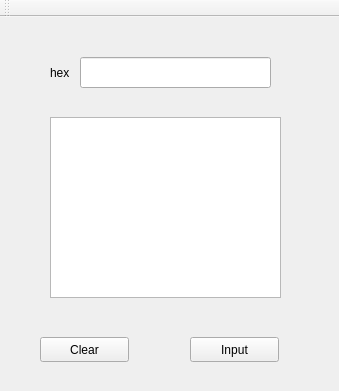
<?xml version="1.0" encoding="UTF-8"?>
<ui version="4.0">
 <class>MainWindow</class>
 <widget class="QMainWindow" name="MainWindow">
  <property name="geometry">
   <rect>
    <x>0</x>
    <y>0</y>
    <width>339</width>
    <height>391</height>
   </rect>
  </property>
  <property name="windowTitle">
   <string>MainWindow</string>
  </property>
  <widget class="QWidget" name="centralWidget">
   <widget class="QLabel" name="lbName">
    <property name="geometry">
     <rect>
      <x>50</x>
      <y>40</y>
      <width>41</width>
      <height>31</height>
     </rect>
    </property>
    <property name="text">
     <string>hex</string>
    </property>
   </widget>
   <widget class="QLineEdit" name="leName">
    <property name="geometry">
     <rect>
      <x>80</x>
      <y>40</y>
      <width>191</width>
      <height>31</height>
     </rect>
    </property>
   </widget>
   <widget class="QTextEdit" name="teMemo">
    <property name="geometry">
     <rect>
      <x>50</x>
      <y>100</y>
      <width>231</width>
      <height>181</height>
     </rect>
    </property>
   </widget>
   <widget class="QPushButton" name="pbClean">
    <property name="geometry">
     <rect>
      <x>40</x>
      <y>320</y>
      <width>89</width>
      <height>25</height>
     </rect>
    </property>
    <property name="text">
     <string>Clear</string>
    </property>
   </widget>
   <widget class="QPushButton" name="pbInput">
    <property name="geometry">
     <rect>
      <x>190</x>
      <y>320</y>
      <width>89</width>
      <height>25</height>
     </rect>
    </property>
    <property name="text">
     <string>Input</string>
    </property>
   </widget>
  </widget>
  <widget class="QToolBar" name="mainToolBar">
   <attribute name="toolBarArea">
    <enum>TopToolBarArea</enum>
   </attribute>
   <attribute name="toolBarBreak">
    <bool>false</bool>
   </attribute>
  </widget>
 </widget>
 <layoutdefault spacing="6" margin="11"/>
 <resources/>
 <connections/>
</ui>
